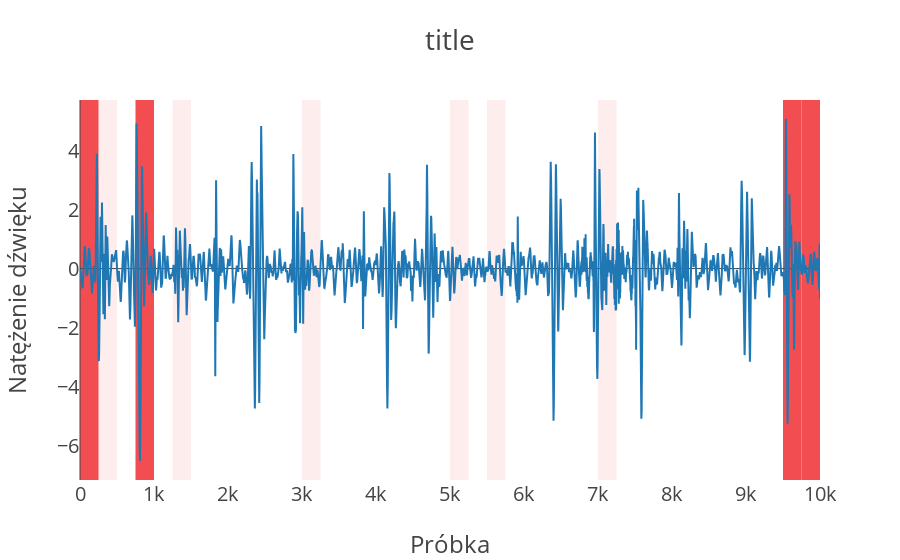

Notebook code cell kept with this figure:
### Code cell
error_idx = 6
label = test_labels[error_idx]
print("label was: {}".format(label))
explainer = LimeTimeSeriesExplanation(feature_selection='auto', verbose=False)
explanations = explainer.explain_instance(timeseries=test_set[error_idx], num_features=10, training_set=TRAINING_SET[:100],
                                          num_samples=250, num_slices=40,
                                          classifier_fn=lime_lr_predict)

plot_lime_explanation(explanations=explanations, instance=test_set[error_idx])

### Figure 1 — Plotly figure (JSON) as saved in the notebook; plotly's stock layout.template omitted (floating-point values rounded to 4 significant figures; data arrays with more than 128 entries replaced by an {"elided": "..."} marker saying what was removed)
{"data": [{"mode": "lines", "type": "scatter", "uid": "dc2ae0c6-eccf-11e8-93df-2816ade465e7", "x": {"elided": "10000 int values"}, "y": {"elided": "10000 float values"}}], "layout": {"font": {"size": 20}, "shapes": [{"fillcolor": "#f24d50", "layer": "below", "line": {"width": 0}, "opacity": 1, "type": "rect", "x0": 9500, "x1": 9750, "xref": "x", "y0": 0, "y1": 1, "yref": "paper"}, {"fillcolor": "#f24d50", "layer": "below", "line": {"width": 0}, "opacity": 1.0, "type": "rect", "x0": 750, "x1": 1000, "xref": "x", "y0": 0, "y1": 1, "yref": "paper"}, {"fillcolor": "#f24d50", "layer": "below", "line": {"width": 0}, "opacity": 1.0, "type": "rect", "x0": 0, "x1": 250, "xref": "x", "y0": 0, "y1": 1, "yref": "paper"}, {"fillcolor": "#f24d50", "layer": "below", "line": {"width": 0}, "opacity": 1.0, "type": "rect", "x0": 9750, "x1": 10000, "xref": "x", "y0": 0, "y1": 1, "yref": "paper"}, {"fillcolor": "#f24d50", "layer": "below", "line": {"width": 0}, "opacity": 0.1, "type": "rect", "x0": 5500, "x1": 5750, "xref": "x", "y0": 0, "y1": 1, "yref": "paper"}, {"fillcolor": "#f24d50", "layer": "below", "line": {"width": 0}, "opacity": 0.1, "type": "rect", "x0": 5000, "x1": 5250, "xref": "x", "y0": 0, "y1": 1, "yref": "paper"}, {"fillcolor": "#f24d50", "layer": "below", "line": {"width": 0}, "opacity": 0.1, "type": "rect", "x0": 250, "x1": 500, "xref": "x", "y0": 0, "y1": 1, "yref": "paper"}, {"fillcolor": "#f24d50", "layer": "below", "line": {"width": 0}, "opacity": 0.1, "type": "rect", "x0": 7000, "x1": 7250, "xref": "x", "y0": 0, "y1": 1, "yref": "paper"}, {"fillcolor": "#f24d50", "layer": "below", "line": {"width": 0}, "opacity": 0.1, "type": "rect", "x0": 1250, "x1": 1500, "xref": "x", "y0": 0, "y1": 1, "yref": "paper"}, {"fillcolor": "#f24d50", "layer": "below", "line": {"width": 0}, "opacity": 0.1, "type": "rect", "x0": 3000, "x1": 3250, "xref": "x", "y0": 0, "y1": 1, "yref": "paper"}], "title": "title", "xaxis": {"showgrid": false, "title": "Próbka"}, "yaxis": {"showgrid": false, "title": "Natężenie dźwięku"}}}
